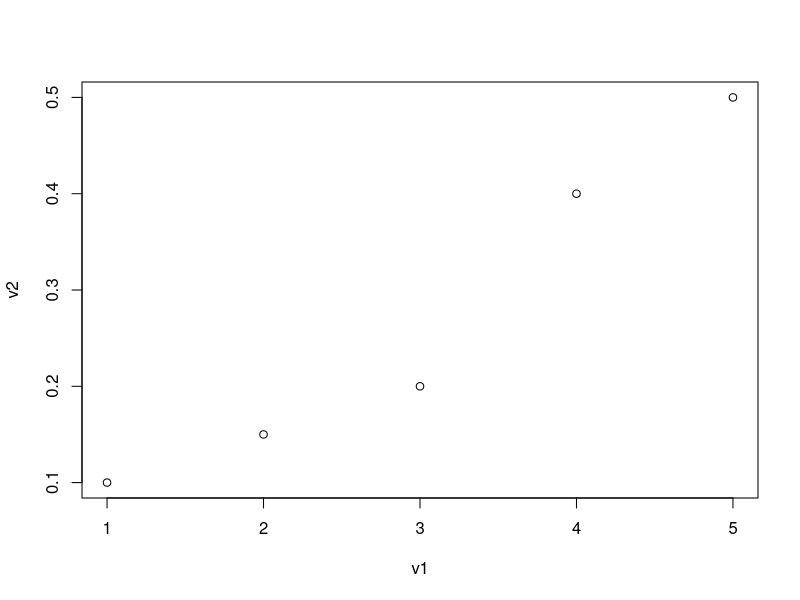

Reproduce this figure in R. (Note: this script raises an error after producing the figure.)

v1 <- c(1,2,3,4,5)
v2 <- c(0.1,0.15,0.2,0.4,0.5)
v3 <- c("red","blue","green","orange","black")
plot(v1,v2)
plot(v1,v3)
v1*v2
v4<- rep(0,14)
v4
v4[1]<-2
v4
v4[2:14]<-c(11:23)
v4
